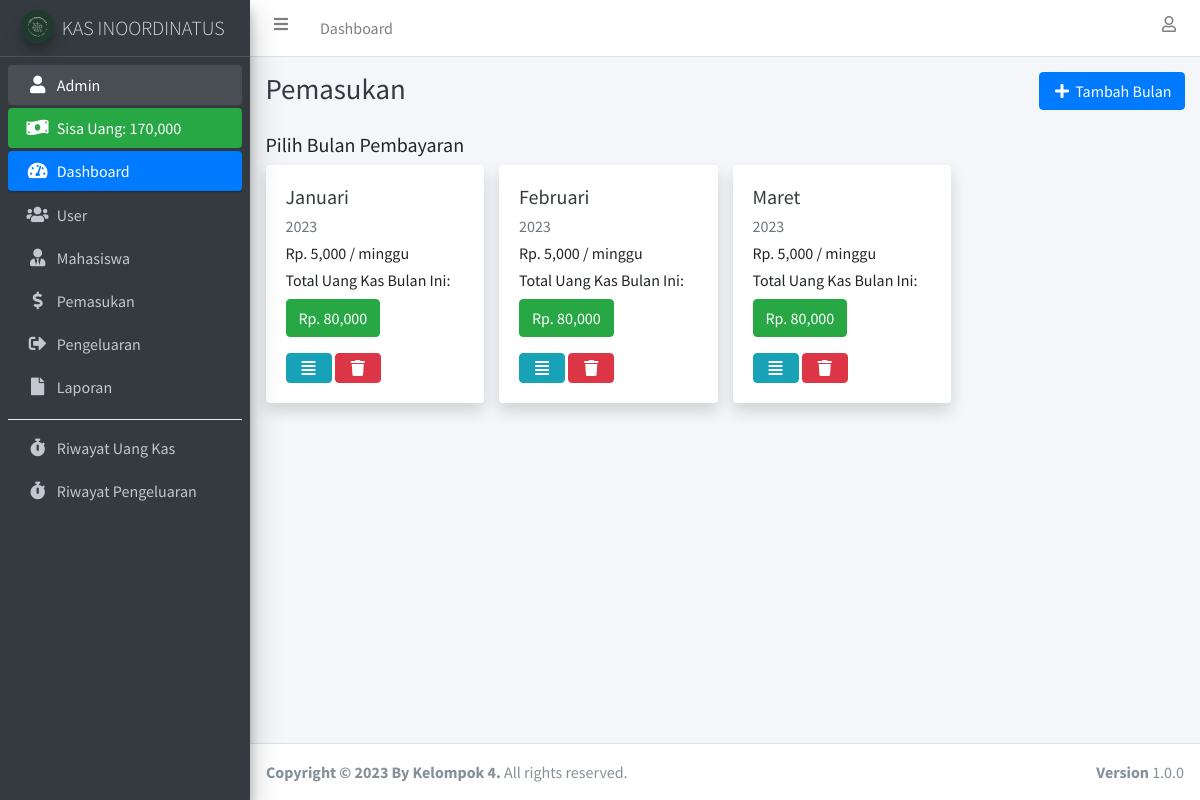
/uang_kas.php (signed in), run on the app's committed database.
### tables this page shows
CREATE TABLE `user` (
  `id_user` int(11) NOT NULL,
  `nama_lengkap` varchar(100) NOT NULL,
  `username` varchar(100) NOT NULL,
  `password` varchar(255) NOT NULL,
  `id_jabatan` int(11) NOT NULL
);

CREATE TABLE `bulan_pembayaran` (
  `id_bulan_pembayaran` int(11) NOT NULL,
  `nama_bulan` enum('januari','februari','maret','april','mei','juni','juli','agustus','september','oktober','november','desember') NOT NULL,
  `tahun` int(4) NOT NULL,
  `pembayaran_perminggu` int(11) NOT NULL
);

### connection.php (called while the page is built, shortened)
<?php
	$host		= "localhost";
	$username	= "root";
	$password	= "";
	$database	= "kas";
	$conn 		= mysqli_connect($host, $username, $password, $database);
if (isset($_SESSION['id_user'])) {
	function dataUser() {
		global $conn;
		$id_user = $_SESSION['id_user'];
		return mysqli_fetch_assoc(mysqli_query($conn, "SELECT * FROM user INNER JOIN jabatan ON user.id_jabatan = jabatan.id_jabatan WHERE id_user = '$id_user'"));
	}
}

### uang_kas.php (the view, shortened to what this page needs)
<?php
require 'connection.php';
$bulan_pembayaran = mysqli_query($conn, "SELECT * FROM bulan_pembayaran ORDER BY tahun ASC");
?>
<!DOCTYPE html>
<html>
<head>
  <?php include 'include/css.php'; ?>
</head>
<body class="hold-transition sidebar-mini layout-fixed">
  <div class="wrapper">
    <?php include 'include/navbar.php'; ?>
    <?php include 'include/sidebar.php'; ?>
    <div class="content-wrapper">
      <div class="content-header">
        <div class="container-fluid">
          <div class="row justify-content-center mb-2">
            <div class="col-sm">
              <h1 class="m-0 text-dark">Pemasukan</h1>
            </div>
            <div class="col-sm text-right">
              <?php if ($_SESSION['id_jabatan'] !== '3') : ?>
                <button class="btn btn-primary" data-toggle="modal" data-target="#tambahBulanPembayaranModal"><i class="fas fa-fw fa-plus"></i> Tambah Bulan</button>
              <?php endif ?>
            </div>
          </div>
        </div>
      </div>
      <section class="content">
        <div class="container-fluid">
          <div class="row justify-content-center">
            <div class="col-lg text-left">
              <h5>Pilih Bulan Pembayaran</h5>
            </div>
          </div>
          <div class="row">
            <?php foreach ($bulan_pembayaran as $dbp) : ?>
              <?php
              $id_bulan_pembayaran = $dbp['id_bulan_pembayaran'];
              $total_uang_kas_bulan_ini = mysqli_fetch_assoc(mysqli_query($conn, "SELECT sum(minggu_ke_1 + minggu_ke_2 + minggu_ke_3 + minggu_ke_4) as total_uang_kas_bulan_ini FROM uang_kas WHERE id_bulan_pembayaran = '$id_bulan_pembayaran'"));
              $total_uang_kas_bulan_ini = $total_uang_kas_bulan_ini['total_uang_kas_bulan_ini'];
              ?>
              <div class="col-lg-3">
                <div class="card shadow">
                  <div class="card-body">
                    <h5><a href="detail_bulan_pembayaran.php?id_bulan_pembayaran=<?= $dbp['id_bulan_pembayaran']; ?>" class="text-dark"><?= ucwords($dbp['nama_bulan']); ?></a></h5>
                    <h6 class="text-muted"><?= $dbp['tahun']; ?></h6>
                    <h6>Rp. <?= number_format($dbp['pembayaran_perminggu']); ?> / minggu</h6>
                    <h6>Total Uang Kas Bulan Ini: <span class="my-2 btn btn-success">Rp. <?= number_format($total_uang_kas_bulan_ini); ?></span></h6>
                    <a href="detail_bulan_pembayaran.php?id_bulan_pembayaran=<?= $dbp['id_bulan_pembayaran']; ?>" class="btn btn-info"><i class="fas fa-fw fa-align-justify"></i></a>
                    <?php if ($_SESSION['id_jabatan'] == '1') : ?>
                      <a href="hapus_bulan_pembayaran.php?id_bulan_pembayaran=<?= $dbp['id_bulan_pembayaran']; ?>" class="btn btn-danger btn-delete" data-nama="<?= ucwords($dbp['nama_bulan']); ?> | <?= $dbp['tahun']; ?>"><i class="fas fa-fw fa-trash"></i></a>
                    <?php endif ?>
                  </div>
                </div>
              </div>
            <?php endforeach ?>
          </div>
        </div>
      </section>
    </div>
    <footer class="main-footer">
      <strong>Copyright &copy; 2023 By Kelompok 4.</strong>
      All rights reserved.
      <div class="float-right d-none d-sm-inline-block">
        <b>Version</b> 1.0.0
      </div>
    </footer>
  </div>
</body>
</html>

### include/sidebar.php
<?php
$dataUser = dataUser();
$jml_pengeluaran = mysqli_fetch_assoc(mysqli_query($conn, "SELECT sum(jumlah_pengeluaran) as jml_pengeluaran FROM pengeluaran"));
$jml_pengeluaran = $jml_pengeluaran['jml_pengeluaran'];
$jml_uang_kas = mysqli_fetch_assoc(mysqli_query($conn, "SELECT sum(minggu_ke_1 + minggu_ke_2 + minggu_ke_3 + minggu_ke_4) as jml_uang_kas FROM uang_kas"));
$jml_uang_kas = $jml_uang_kas['jml_uang_kas'];
?>
<aside class="main-sidebar sidebar-dark-primary elevation-4">
  <a href="index.php" class="brand-link">
    <img src="assets/img/img_properties/logoo.jpg" alt="AdminLTE Logo" class="brand-image img-circle elevation-3" style="opacity: .8">
    <span class="brand-text font-weight-light">KAS INOORDINATUS</span>
  </a>
  <div class="sidebar">
    <nav class="mt-2">
      <ul class="nav nav-pills nav-sidebar flex-column" data-widget="treeview" role="menu" data-accordion="false">
        <li class="nav-item has-treeview menu-open">
          <a href="profile.php" class="nav-link"><i class="nav-icon fas fa-fw fa-user"></i>
            <p><?= $dataUser['username']; ?></p>
          </a>
        </li>
        <li class="nav-item">
          <div class="bg-success nav-link text-white">
            <i class="nav-icon fas fa-money-bill-wave"></i>
            <p>
              Sisa Uang: <?= number_format($jml_uang_kas - $jml_pengeluaran); ?>
            </p>
          </div>
        </li>
        <li class="nav-item has-treeview menu-open">
          <a href="index.php" class="nav-link active">
            <i class="nav-icon fas fa-tachometer-alt"></i>
            <p>
              Dashboard
            </p>
          </a>
        </li>
        <?php if ($dataUser['id_jabatan'] == '1') : ?>
          <li class="nav-item">
            <a href="user.php" class="nav-link">
              <i class="nav-icon fas fa-users"></i>
              <p>
                User
              </p>
            </a>
          </li>
        <?php endif ?>
        <li class="nav-item">
          <a href="siswa.php" class="nav-link">
            <i class="fas fa-user-tie nav-icon"></i>
            <p>Mahasiswa</p>
          </a>
        </li>
        <li class="nav-item">
          <a href="uang_kas.php" class="nav-link">
            <i class="fas fa-dollar-sign nav-icon"></i>
            <p>Pemasukan</p>
          </a>
        </li>
        <li class="nav-item">
          <a href="pengeluaran.php" class="nav-link">
            <i class="fas fa-sign-out-alt nav-icon"></i>
            <p>Pengeluaran</p>
          </a>
        </li>
        <li class="nav-item">
          <a href="laporan.php" class="nav-link">
            <i class="fas fa-file nav-icon"></i>
            <p>Laporan</p>
          </a>
        </li>
        <div class="dropdown-divider"></div>
        <li class="nav-item">
          <a href="riwayat.php" class="nav-link">
            <i class="fas fa-stopwatch nav-icon"></i>
            <p>Riwayat Uang Kas</p>
          </a>
        </li>
        <li class="nav-item">
          <a href="riwayat_pengeluaran.php" class="nav-link">
            <i class="fas fa-stopwatch nav-icon"></i>
            <p>Riwayat Pengeluaran</p>
          </a>
        </li>
      </ul>
    </nav>
  </div>
</aside>

### data on the page
user: username "Admin"
bulan_pembayaran: nama_bulan "Januari", tahun "2023", pembayaran_perminggu "5,000", total_uang_kas_bulan_ini "80,000"
bulan_pembayaran: nama_bulan "Februari", tahun "2023", pembayaran_perminggu "5,000", total_uang_kas_bulan_ini "80,000"
bulan_pembayaran: nama_bulan "Maret", tahun "2023", pembayaran_perminggu "5,000", total_uang_kas_bulan_ini "80,000"

### other printed values
$jml_uang_kas - $jml_pengeluaran "170,000"
